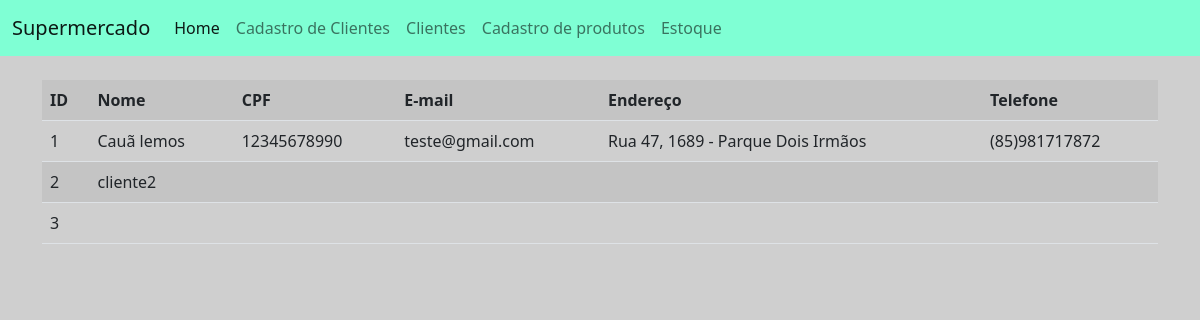
The app's page /visualizar_clientes/ with its own data.
### app_cadastro/models.py (models this page shows)
class Clientes(models.Model):
    id_cliente = models.AutoField(primary_key=True)
    nome = models.TextField(max_length=255)
    cpf = models.TextField(max_length=16)
    email = models.TextField(max_length=100)
    endereco = models.TextField(max_length=255)
    fone = models.TextField(max_length=20)

### app_cadastro/views.py (the view)
# urls.py: path('visualizar_clientes/',views.visualizar_clientes,name='visualizar_clientes'),
def visualizar_clientes(request):
    clientes = {
        'clientes': Clientes.objects.all()
    }
    return render(request,'usuarios/usuarios.html',clientes)

### app_cadastro/templates/usuarios/usuarios.html
{% extends 'usuarios/base.html' %}
{% block conteudo %}
<div class="container">
    <br>
    <table class="table table-striped">
        <tr>
            <th>ID</th>
            <th>Nome</th>
            <th>CPF</th>
            <th>E-mail</th>
            <th>Endereço</th>
            <th>Telefone</th>
        </tr>
        {% for cliente in clientes %}
        <tr>
            <td>{{cliente.id_cliente}}</td>
            <td>{{cliente.nome}}</td>
            <td>{{cliente.cpf}}</td>
            <td>{{cliente.email}}</td>
            <td>{{cliente.endereco}}</td>
            <td>{{cliente.fone}}</td>
        </tr>
        {% endfor %}
    </table>
</div>
{% endblock %}

### records on screen
Clientes: id_cliente "1", nome "Cauã lemos", cpf "12345678990", email "teste@gmail.com", endereco "Rua 47, 1689 - Parque Dois Irmãos", fone "(85)981717872"
Clientes: id_cliente "2", nome "cliente2"
Clientes: id_cliente "3"
